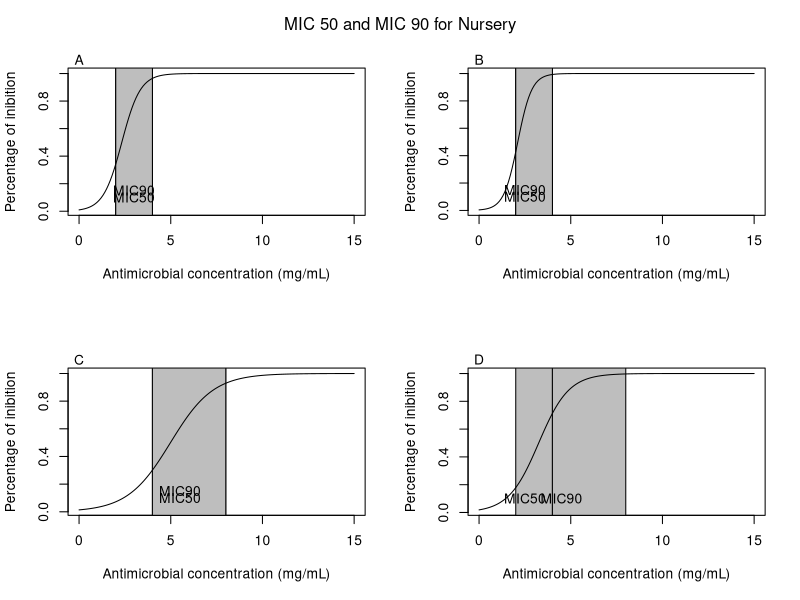
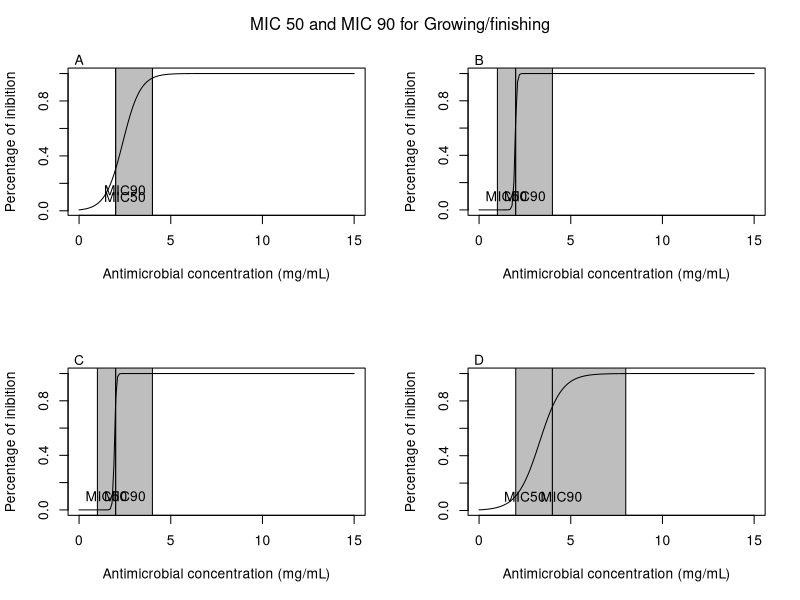

Write R code to recreate these figures, in order.

library(readxl)
library(here)

mic <- read_excel(here("Data","mic.xlsx"))

mic$MIC<-as.numeric(mic$MIC)


dose4prob = function(b0,b1,prob){
  d = (-b0+log(-prob/(prob-1)))/b1
  return(d)
}
G<-c("G1","G2","G3","G4")
Z<-c("nursery","grower/finisher")

par(mfrow=c(2,2))

summary(glm(mic$Result[mic$Group=="G1" & mic$Zootecnic=="nursery"] ~ mic$MIC[mic$Group=="G1"& mic$Zootecnic=="nursery"],
            family=binomial,
            data=mic)->exp.glm)
dose4prob(coef(exp.glm)[[1]],coef(exp.glm)[[2]],0.5)
dose4prob(coef(exp.glm)[[1]],coef(exp.glm)[[2]],0.9)

####
plot(seq(0,15,0.1), 1/(1+exp(-(exp.glm$coefficients[1]+exp.glm$coefficients[2]*seq(0,15,0.1)))),type="n",ylab="Percentage of inibition",xlab="Antimicrobial concentration (mg/mL)")

rect(2,par("usr")[3],4,par("usr")[4],col="gray")
rect(2,par("usr")[3],4,par("usr")[4],col="gray")

lines(seq(0,15,0.1),1/(1+exp(-(exp.glm$coefficients[1]+exp.glm$coefficients[2]*seq(0,15,0.1)))),type="l")

text(3,0.1, "MIC50")

text(3,0.15, "MIC90")
text(0,1.1,"A", xpd=NA)
##################

summary(glm(mic$Result[mic$Group=="G2"& mic$Zootecnic=="nursery"] ~ mic$MIC[mic$Group=="G2"& mic$Zootecnic=="nursery"],
            family=binomial,
            data=mic)->exp.glm)


####
plot(seq(0,15,0.1), 1/(1+exp(-(exp.glm$coefficients[1]+exp.glm$coefficients[2]*seq(0,15,0.1)))),type="n",ylab="Percentage of inibition",xlab="Antimicrobial concentration (mg/mL)")

dose4prob(coef(exp.glm)[[1]],coef(exp.glm)[[2]],0.5)

dose4prob(coef(exp.glm)[[1]],coef(exp.glm)[[2]],0.9)

rect(2,par("usr")[3],4,par("usr")[4],col="grey")
rect(2,par("usr")[3],4,par("usr")[4],col="grey")

lines(seq(0,15,0.1),1/(1+exp(-(exp.glm$coefficients[1]+exp.glm$coefficients[2]*seq(0,15,0.1)))),type="l")

text(2.5,0.1, "MIC50")

text(2.5,0.15, "MIC90")
text(0,1.1,"B", xpd=NA)
##################

summary(glm(mic$Result[mic$Group=="G3"& mic$Zootecnic=="nursery"] ~ mic$MIC[mic$Group=="G3"& mic$Zootecnic=="nursery"],
            family=binomial,
            data=mic)->exp.glm)

####
plot(seq(0,15,0.1), 1/(1+exp(-(exp.glm$coefficients[1]+exp.glm$coefficients[2]*seq(0,15,0.1)))),type="n",ylab="Percentage of inibition",xlab="Antimicrobial concentration (mg/mL)")

dose4prob(coef(exp.glm)[[1]],coef(exp.glm)[[2]],0.5)

dose4prob(coef(exp.glm)[[1]],coef(exp.glm)[[2]],0.9)

rect(4,par("usr")[3],8,par("usr")[4],col="gray")
rect(4,par("usr")[3],8,par("usr")[4],col="gray")

lines(seq(0,15,0.1),1/(1+exp(-(exp.glm$coefficients[1]+exp.glm$coefficients[2]*seq(0,15,0.1)))),type="l")

text(5.5,0.1, "MIC50")

text(5.5,0.15, "MIC90")
text(0,1.1,"C", xpd=NA)
##################

summary(glm(mic$Result[mic$Group=="G4"& mic$Zootecnic=="nursery"] ~ mic$MIC[mic$Group=="G4"& mic$Zootecnic=="nursery"],
            family=binomial,
            data=mic)->exp.glm)

####
plot(seq(0,15,0.1), 1/(1+exp(-(exp.glm$coefficients[1]+exp.glm$coefficients[2]*seq(0,15,0.1)))),type="n",ylab="Percentage of inibition",xlab="Antimicrobial concentration (mg/mL)")

dose4prob(coef(exp.glm)[[1]],coef(exp.glm)[[2]],0.5)
dose4prob(coef(exp.glm)[[1]],coef(exp.glm)[[2]],0.9)

rect(2,par("usr")[3],4,par("usr")[4],col="gray")
rect(4,par("usr")[3],8,par("usr")[4],col="gray")

lines(seq(0,15,0.1),1/(1+exp(-(exp.glm$coefficients[1]+exp.glm$coefficients[2]*seq(0,15,0.1)))),type="l")

text(2.5,0.1, "MIC50")

text(4.5,0.1, "MIC90")
text(0,1.1,"D", xpd=NA)



mtext("MIC 50 and MIC 90 for Nursery", side = 3, line = -2, outer = TRUE)
##########################################################################################################################################



summary(glm(mic$Result[mic$Group=="G1" & mic$Zootecnic=="grower/finisher"] ~ mic$MIC[mic$Group=="G1"& mic$Zootecnic=="grower/finisher"],
            family=binomial,
            data=mic)->exp.glm)

####
plot(seq(0,15,0.1), 1/(1+exp(-(exp.glm$coefficients[1]+exp.glm$coefficients[2]*seq(0,15,0.1)))),type="n",ylab="Percentage of inibition",xlab="Antimicrobial concentration (mg/mL)")

dose4prob(coef(exp.glm)[[1]],coef(exp.glm)[[2]],0.5)
dose4prob(coef(exp.glm)[[1]],coef(exp.glm)[[2]],0.9)

rect(2,par("usr")[3],4,par("usr")[4],col="gray")
rect(2,par("usr")[3],4,par("usr")[4],col="gray")

lines(seq(0,15,0.1),1/(1+exp(-(exp.glm$coefficients[1]+exp.glm$coefficients[2]*seq(0,15,0.1)))),type="l")

text(2.5,0.1, "MIC50")

text(2.5,0.15, "MIC90")
text(0,1.1,"A", xpd=NA)
##################

summary(glm(mic$Result[mic$Group=="G2"& mic$Zootecnic=="grower/finisher"] ~ mic$MIC[mic$Group=="G2"& mic$Zootecnic=="grower/finisher"],
            family=binomial,
            data=mic)->exp.glm)


####
plot(seq(0,15,0.1), 1/(1+exp(-(exp.glm$coefficients[1]+exp.glm$coefficients[2]*seq(0,15,0.1)))),type="n",ylab="Percentage of inibition",xlab="Antimicrobial concentration (mg/mL)")

dose4prob(coef(exp.glm)[[1]],coef(exp.glm)[[2]],0.5)
dose4prob(coef(exp.glm)[[1]],coef(exp.glm)[[2]],0.9)

rect(1,par("usr")[3],2,par("usr")[4],col="gray")
rect(2,par("usr")[3],4,par("usr")[4],col="gray")

lines(seq(0,15,0.1),1/(1+exp(-(exp.glm$coefficients[1]+exp.glm$coefficients[2]*seq(0,15,0.1)))),type="l")

text(1.5,0.1, "MIC50")

text(2.5,0.1, "MIC90")
text(0,1.1,"B", xpd=NA)
##################

summary(glm(mic$Result[mic$Group=="G3"& mic$Zootecnic=="grower/finisher"] ~ mic$MIC[mic$Group=="G3"& mic$Zootecnic=="grower/finisher"],
            family=binomial,
            data=mic)->exp.glm)


####
plot(seq(0,15,0.1), 1/(1+exp(-(exp.glm$coefficients[1]+exp.glm$coefficients[2]*seq(0,15,0.1)))),type="n",ylab="Percentage of inibition",xlab="Antimicrobial concentration (mg/mL)")

dose4prob(coef(exp.glm)[[1]],coef(exp.glm)[[2]],0.5)
dose4prob(coef(exp.glm)[[1]],coef(exp.glm)[[2]],0.9)

rect(1,par("usr")[3],2,par("usr")[4],col="gray")
rect(2,par("usr")[3],4,par("usr")[4],col="gray")

lines(seq(0,15,0.1),1/(1+exp(-(exp.glm$coefficients[1]+exp.glm$coefficients[2]*seq(0,15,0.1)))),type="l")

text(1.5,0.1, "MIC50")

text(2.5,0.1, "MIC90")
text(0,1.1,"C", xpd=NA)
##################

summary(glm(mic$Result[mic$Group=="G4"& mic$Zootecnic=="grower/finisher"] ~ mic$MIC[mic$Group=="G4"& mic$Zootecnic=="grower/finisher"],
            family=binomial,
            data=mic)->exp.glm)

####
plot(seq(0,15,0.1), 1/(1+exp(-(exp.glm$coefficients[1]+exp.glm$coefficients[2]*seq(0,15,0.1)))),type="n",ylab="Percentage of inibition",xlab="Antimicrobial concentration (mg/mL)")

dose4prob(coef(exp.glm)[[1]],coef(exp.glm)[[2]],0.5)
dose4prob(coef(exp.glm)[[1]],coef(exp.glm)[[2]],0.9)

rect(2,par("usr")[3],4,par("usr")[4],col="gray")
rect(4,par("usr")[3],8,par("usr")[4],col="gray")

lines(seq(0,15,0.1),1/(1+exp(-(exp.glm$coefficients[1]+exp.glm$coefficients[2]*seq(0,15,0.1)))),type="l")

text(2.5,0.1, "MIC50")

text(4.5,0.1, "MIC90")
text(0,1.1,"D", xpd=NA)
mtext("MIC 50 and MIC 90 for Growing/finishing", side = 3, line = -2, outer = TRUE)
##########################################################################################################################################



